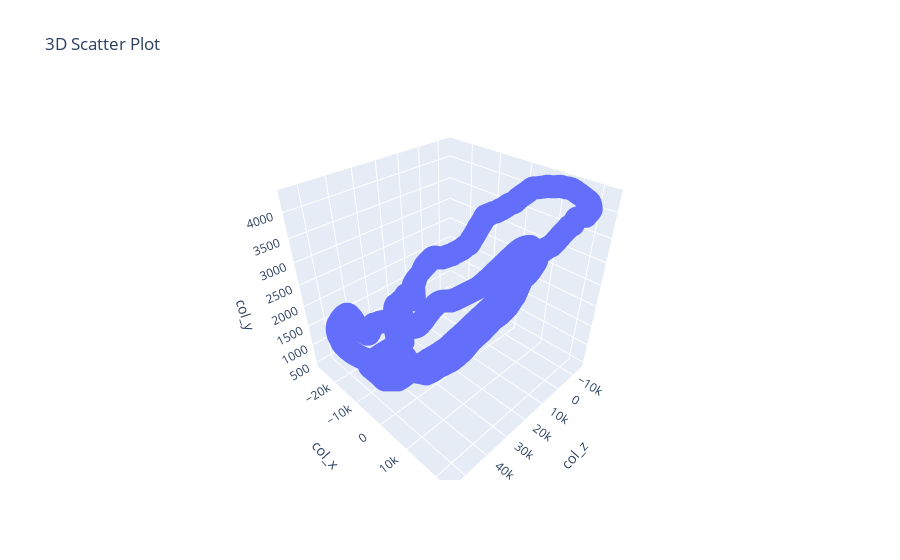

The code cell stored with this chart in its notebook:
### Code cell
import plotly.express as px

fig = px.scatter_3d(df, x='col_z', y='col_x', z='col_y',
                    title="3D Scatter Plot")
fig.show()

### Figure 1 — Plotly figure (JSON) as saved in the notebook; plotly's stock layout.template omitted (floating-point values rounded to 4 significant figures; data arrays with more than 128 entries replaced by an {"elided": "..."} marker saying what was removed)
{"data": [{"hovertemplate": "col_z=%{x}<br>col_x=%{y}<br>col_y=%{z}<extra></extra>", "legendgroup": "", "marker": {"color": "#636efa", "symbol": "circle"}, "mode": "markers", "name": "", "scene": "scene", "showlegend": false, "type": "scatter3d", "x": {"elided": "8537 float values"}, "y": {"elided": "8537 float values"}, "z": {"elided": "8537 float values"}}], "layout": {"legend": {"tracegroupgap": 0}, "scene": {"domain": {"x": [0, 1], "y": [0, 1]}, "xaxis": {"title": {"text": "col_z"}}, "yaxis": {"title": {"text": "col_x"}}, "zaxis": {"title": {"text": "col_y"}}}, "title": {"text": "3D Scatter Plot"}}}
